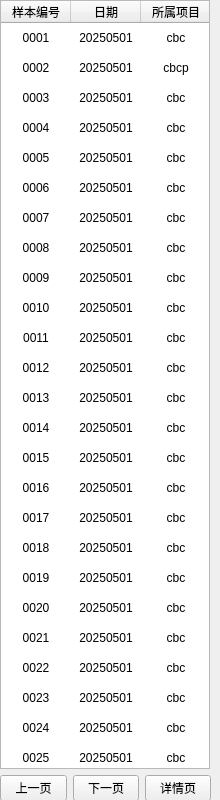
<?xml version="1.0" encoding="UTF-8"?>
<ui version="4.0">
 <class>widget</class>
 <widget class="QWidget" name="widget">
  <property name="geometry">
   <rect>
    <x>0</x>
    <y>0</y>
    <width>220</width>
    <height>800</height>
   </rect>
  </property>
  <property name="minimumSize">
   <size>
    <width>220</width>
    <height>800</height>
   </size>
  </property>
  <property name="maximumSize">
   <size>
    <width>220</width>
    <height>800</height>
   </size>
  </property>
  <property name="windowTitle">
   <string>样本列表</string>
  </property>
  <widget class="QWidget" name="">
   <property name="geometry">
    <rect>
     <x>0</x>
     <y>0</y>
     <width>211</width>
     <height>801</height>
    </rect>
   </property>
   <layout class="QVBoxLayout" name="verticalLayout">
    <item>
     <widget class="QTableWidget" name="tableWidget">
      <property name="minimumSize">
       <size>
        <width>210</width>
        <height>0</height>
       </size>
      </property>
      <property name="maximumSize">
       <size>
        <width>200</width>
        <height>16777215</height>
       </size>
      </property>
      <property name="mouseTracking">
       <bool>false</bool>
      </property>
      <property name="layoutDirection">
       <enum>Qt::LeftToRight</enum>
      </property>
      <property name="autoFillBackground">
       <bool>false</bool>
      </property>
      <property name="verticalScrollBarPolicy">
       <enum>Qt::ScrollBarAlwaysOff</enum>
      </property>
      <property name="horizontalScrollBarPolicy">
       <enum>Qt::ScrollBarAlwaysOff</enum>
      </property>
      <property name="autoScroll">
       <bool>true</bool>
      </property>
      <property name="editTriggers">
       <set>QAbstractItemView::AnyKeyPressed|QAbstractItemView::DoubleClicked|QAbstractItemView::SelectedClicked</set>
      </property>
      <property name="selectionBehavior">
       <enum>QAbstractItemView::SelectRows</enum>
      </property>
      <property name="showGrid">
       <bool>false</bool>
      </property>
      <property name="gridStyle">
       <enum>Qt::SolidLine</enum>
      </property>
      <property name="wordWrap">
       <bool>true</bool>
      </property>
      <attribute name="horizontalHeaderVisible">
       <bool>true</bool>
      </attribute>
      <attribute name="horizontalHeaderCascadingSectionResizes">
       <bool>false</bool>
      </attribute>
      <attribute name="horizontalHeaderDefaultSectionSize">
       <number>70</number>
      </attribute>
      <attribute name="horizontalHeaderHighlightSections">
       <bool>true</bool>
      </attribute>
      <attribute name="verticalHeaderVisible">
       <bool>false</bool>
      </attribute>
      <row>
       <property name="text">
        <string>0001</string>
       </property>
      </row>
      <row>
       <property name="text">
        <string>0002</string>
       </property>
      </row>
      <row>
       <property name="text">
        <string>0003</string>
       </property>
      </row>
      <row>
       <property name="text">
        <string>0004</string>
       </property>
      </row>
      <row>
       <property name="text">
        <string>0005</string>
       </property>
      </row>
      <row>
       <property name="text">
        <string>0006</string>
       </property>
      </row>
      <row>
       <property name="text">
        <string>0007</string>
       </property>
      </row>
      <row>
       <property name="text">
        <string>0008</string>
       </property>
      </row>
      <row>
       <property name="text">
        <string>0009</string>
       </property>
      </row>
      <row>
       <property name="text">
        <string>0010</string>
       </property>
      </row>
      <row>
       <property name="text">
        <string>0011</string>
       </property>
      </row>
      <row>
       <property name="text">
        <string>0012</string>
       </property>
      </row>
      <row>
       <property name="text">
        <string>0013</string>
       </property>
      </row>
      <row>
       <property name="text">
        <string>0014</string>
       </property>
      </row>
      <row>
       <property name="text">
        <string>0015</string>
       </property>
      </row>
      <row>
       <property name="text">
        <string>0016</string>
       </property>
      </row>
      <row>
       <property name="text">
        <string>0017</string>
       </property>
      </row>
      <row>
       <property name="text">
        <string>0018</string>
       </property>
      </row>
      <row>
       <property name="text">
        <string>0019</string>
       </property>
      </row>
      <row>
       <property name="text">
        <string>0020</string>
       </property>
      </row>
      <row>
       <property name="text">
        <string>0021</string>
       </property>
      </row>
      <row>
       <property name="text">
        <string>0022</string>
       </property>
      </row>
      <row>
       <property name="text">
        <string>0023</string>
       </property>
      </row>
      <row>
       <property name="text">
        <string>0024</string>
       </property>
      </row>
      <row>
       <property name="text">
        <string>0025</string>
       </property>
      </row>
      <row>
       <property name="text">
        <string>0026</string>
       </property>
      </row>
      <column>
       <property name="text">
        <string>样本编号</string>
       </property>
      </column>
      <column>
       <property name="text">
        <string>日期</string>
       </property>
      </column>
      <column>
       <property name="text">
        <string>所属项目</string>
       </property>
      </column>
      <item row="0" column="0">
       <property name="text">
        <string>0001</string>
       </property>
       <property name="textAlignment">
        <set>AlignCenter</set>
       </property>
       <property name="flags">
        <set>ItemIsSelectable|ItemIsDragEnabled|ItemIsDropEnabled|ItemIsUserCheckable|ItemIsEnabled</set>
       </property>
      </item>
      <item row="0" column="1">
       <property name="text">
        <string>20250501</string>
       </property>
       <property name="textAlignment">
        <set>AlignCenter</set>
       </property>
       <property name="flags">
        <set>ItemIsSelectable|ItemIsDragEnabled|ItemIsDropEnabled|ItemIsUserCheckable|ItemIsEnabled</set>
       </property>
      </item>
      <item row="0" column="2">
       <property name="text">
        <string>cbc</string>
       </property>
       <property name="textAlignment">
        <set>AlignCenter</set>
       </property>
       <property name="flags">
        <set>ItemIsSelectable|ItemIsDragEnabled|ItemIsDropEnabled|ItemIsUserCheckable|ItemIsEnabled</set>
       </property>
      </item>
      <item row="1" column="0">
       <property name="text">
        <string>0002</string>
       </property>
       <property name="textAlignment">
        <set>AlignCenter</set>
       </property>
       <property name="flags">
        <set>ItemIsSelectable|ItemIsDragEnabled|ItemIsDropEnabled|ItemIsUserCheckable|ItemIsEnabled</set>
       </property>
      </item>
      <item row="1" column="1">
       <property name="text">
        <string>20250501</string>
       </property>
       <property name="textAlignment">
        <set>AlignCenter</set>
       </property>
       <property name="flags">
        <set>ItemIsSelectable|ItemIsDragEnabled|ItemIsDropEnabled|ItemIsUserCheckable|ItemIsEnabled</set>
       </property>
      </item>
      <item row="1" column="2">
       <property name="text">
        <string>cbcp</string>
       </property>
       <property name="textAlignment">
        <set>AlignCenter</set>
       </property>
       <property name="flags">
        <set>ItemIsSelectable|ItemIsDragEnabled|ItemIsDropEnabled|ItemIsUserCheckable|ItemIsEnabled</set>
       </property>
      </item>
      <item row="2" column="0">
       <property name="text">
        <string>0003</string>
       </property>
       <property name="textAlignment">
        <set>AlignCenter</set>
       </property>
       <property name="flags">
        <set>ItemIsSelectable|ItemIsDragEnabled|ItemIsDropEnabled|ItemIsUserCheckable|ItemIsEnabled</set>
       </property>
      </item>
      <item row="2" column="1">
       <property name="text">
        <string>20250501</string>
       </property>
       <property name="textAlignment">
        <set>AlignCenter</set>
       </property>
       <property name="flags">
        <set>ItemIsSelectable|ItemIsDragEnabled|ItemIsDropEnabled|ItemIsUserCheckable|ItemIsEnabled</set>
       </property>
      </item>
      <item row="2" column="2">
       <property name="text">
        <string>cbc</string>
       </property>
       <property name="textAlignment">
        <set>AlignCenter</set>
       </property>
       <property name="flags">
        <set>ItemIsSelectable|ItemIsDragEnabled|ItemIsDropEnabled|ItemIsUserCheckable|ItemIsEnabled</set>
       </property>
      </item>
      <item row="3" column="0">
       <property name="text">
        <string>0004</string>
       </property>
       <property name="textAlignment">
        <set>AlignCenter</set>
       </property>
       <property name="flags">
        <set>ItemIsSelectable|ItemIsDragEnabled|ItemIsDropEnabled|ItemIsUserCheckable|ItemIsEnabled</set>
       </property>
      </item>
      <item row="3" column="1">
       <property name="text">
        <string>20250501</string>
       </property>
       <property name="textAlignment">
        <set>AlignCenter</set>
       </property>
       <property name="flags">
        <set>ItemIsSelectable|ItemIsDragEnabled|ItemIsDropEnabled|ItemIsUserCheckable|ItemIsEnabled</set>
       </property>
      </item>
      <item row="3" column="2">
       <property name="text">
        <string>cbc</string>
       </property>
       <property name="textAlignment">
        <set>AlignCenter</set>
       </property>
       <property name="flags">
        <set>ItemIsSelectable|ItemIsDragEnabled|ItemIsDropEnabled|ItemIsUserCheckable|ItemIsEnabled</set>
       </property>
      </item>
      <item row="4" column="0">
       <property name="text">
        <string>0005</string>
       </property>
       <property name="textAlignment">
        <set>AlignCenter</set>
       </property>
       <property name="flags">
        <set>ItemIsSelectable|ItemIsDragEnabled|ItemIsDropEnabled|ItemIsUserCheckable|ItemIsEnabled</set>
       </property>
      </item>
      <item row="4" column="1">
       <property name="text">
        <string>20250501</string>
       </property>
       <property name="textAlignment">
        <set>AlignCenter</set>
       </property>
       <property name="flags">
        <set>ItemIsSelectable|ItemIsDragEnabled|ItemIsDropEnabled|ItemIsUserCheckable|ItemIsEnabled</set>
       </property>
      </item>
      <item row="4" column="2">
       <property name="text">
        <string>cbc</string>
       </property>
       <property name="textAlignment">
        <set>AlignCenter</set>
       </property>
       <property name="flags">
        <set>ItemIsSelectable|ItemIsDragEnabled|ItemIsDropEnabled|ItemIsUserCheckable|ItemIsEnabled</set>
       </property>
      </item>
      <item row="5" column="0">
       <property name="text">
        <string>0006</string>
       </property>
       <property name="textAlignment">
        <set>AlignCenter</set>
       </property>
       <property name="flags">
        <set>ItemIsSelectable|ItemIsDragEnabled|ItemIsDropEnabled|ItemIsUserCheckable|ItemIsEnabled</set>
       </property>
      </item>
      <item row="5" column="1">
       <property name="text">
        <string>20250501</string>
       </property>
       <property name="textAlignment">
        <set>AlignCenter</set>
       </property>
       <property name="flags">
        <set>ItemIsSelectable|ItemIsDragEnabled|ItemIsDropEnabled|ItemIsUserCheckable|ItemIsEnabled</set>
       </property>
      </item>
      <item row="5" column="2">
       <property name="text">
        <string>cbc</string>
       </property>
       <property name="textAlignment">
        <set>AlignCenter</set>
       </property>
       <property name="flags">
        <set>ItemIsSelectable|ItemIsDragEnabled|ItemIsDropEnabled|ItemIsUserCheckable|ItemIsEnabled</set>
       </property>
      </item>
      <item row="6" column="0">
       <property name="text">
        <string>0007</string>
       </property>
       <property name="textAlignment">
        <set>AlignCenter</set>
       </property>
       <property name="flags">
        <set>ItemIsSelectable|ItemIsDragEnabled|ItemIsDropEnabled|ItemIsUserCheckable|ItemIsEnabled</set>
       </property>
      </item>
      <item row="6" column="1">
       <property name="text">
        <string>20250501</string>
       </property>
       <property name="textAlignment">
        <set>AlignCenter</set>
       </property>
       <property name="flags">
        <set>ItemIsSelectable|ItemIsDragEnabled|ItemIsDropEnabled|ItemIsUserCheckable|ItemIsEnabled</set>
       </property>
      </item>
      <item row="6" column="2">
       <property name="text">
        <string>cbc</string>
       </property>
       <property name="textAlignment">
        <set>AlignCenter</set>
       </property>
       <property name="flags">
        <set>ItemIsSelectable|ItemIsDragEnabled|ItemIsDropEnabled|ItemIsUserCheckable|ItemIsEnabled</set>
       </property>
      </item>
      <item row="7" column="0">
       <property name="text">
        <string>0008</string>
       </property>
       <property name="textAlignment">
        <set>AlignCenter</set>
       </property>
       <property name="flags">
        <set>ItemIsSelectable|ItemIsDragEnabled|ItemIsDropEnabled|ItemIsUserCheckable|ItemIsEnabled</set>
       </property>
      </item>
      <item row="7" column="1">
       <property name="text">
        <string>20250501</string>
       </property>
       <property name="textAlignment">
        <set>AlignCenter</set>
       </property>
       <property name="flags">
        <set>ItemIsSelectable|ItemIsDragEnabled|ItemIsDropEnabled|ItemIsUserCheckable|ItemIsEnabled</set>
       </property>
      </item>
      <item row="7" column="2">
       <property name="text">
        <string>cbc</string>
       </property>
       <property name="textAlignment">
        <set>AlignCenter</set>
       </property>
       <property name="flags">
        <set>ItemIsSelectable|ItemIsDragEnabled|ItemIsDropEnabled|ItemIsUserCheckable|ItemIsEnabled</set>
       </property>
      </item>
      <item row="8" column="0">
       <property name="text">
        <string>0009</string>
       </property>
       <property name="textAlignment">
        <set>AlignCenter</set>
       </property>
       <property name="flags">
        <set>ItemIsSelectable|ItemIsDragEnabled|ItemIsDropEnabled|ItemIsUserCheckable|ItemIsEnabled</set>
       </property>
      </item>
      <item row="8" column="1">
       <property name="text">
        <string>20250501</string>
       </property>
       <property name="textAlignment">
        <set>AlignCenter</set>
       </property>
       <property name="flags">
        <set>ItemIsSelectable|ItemIsDragEnabled|ItemIsDropEnabled|ItemIsUserCheckable|ItemIsEnabled</set>
       </property>
      </item>
      <item row="8" column="2">
       <property name="text">
        <string>cbc</string>
       </property>
       <property name="textAlignment">
        <set>AlignCenter</set>
       </property>
       <property name="flags">
        <set>ItemIsSelectable|ItemIsDragEnabled|ItemIsDropEnabled|ItemIsUserCheckable|ItemIsEnabled</set>
       </property>
      </item>
      <item row="9" column="0">
       <property name="text">
        <string>0010</string>
       </property>
       <property name="textAlignment">
        <set>AlignCenter</set>
       </property>
       <property name="flags">
        <set>ItemIsSelectable|ItemIsDragEnabled|ItemIsDropEnabled|ItemIsUserCheckable|ItemIsEnabled</set>
       </property>
      </item>
      <item row="9" column="1">
       <property name="text">
        <string>20250501</string>
       </property>
       <property name="textAlignment">
        <set>AlignCenter</set>
       </property>
       <property name="flags">
        <set>ItemIsSelectable|ItemIsDragEnabled|ItemIsDropEnabled|ItemIsUserCheckable|ItemIsEnabled</set>
       </property>
      </item>
      <item row="9" column="2">
       <property name="text">
        <string>cbc</string>
       </property>
       <property name="textAlignment">
        <set>AlignCenter</set>
       </property>
       <property name="flags">
        <set>ItemIsSelectable|ItemIsDragEnabled|ItemIsDropEnabled|ItemIsUserCheckable|ItemIsEnabled</set>
       </property>
      </item>
      <item row="10" column="0">
       <property name="text">
        <string>0011</string>
       </property>
       <property name="textAlignment">
        <set>AlignCenter</set>
       </property>
       <property name="flags">
        <set>ItemIsSelectable|ItemIsDragEnabled|ItemIsDropEnabled|ItemIsUserCheckable|ItemIsEnabled</set>
       </property>
      </item>
      <item row="10" column="1">
       <property name="text">
        <string>20250501</string>
       </property>
       <property name="textAlignment">
        <set>AlignCenter</set>
       </property>
       <property name="flags">
        <set>ItemIsSelectable|ItemIsDragEnabled|ItemIsDropEnabled|ItemIsUserCheckable|ItemIsEnabled</set>
       </property>
      </item>
      <item row="10" column="2">
       <property name="text">
        <string>cbc</string>
       </property>
       <property name="textAlignment">
        <set>AlignCenter</set>
       </property>
       <property name="flags">
        <set>ItemIsSelectable|ItemIsDragEnabled|ItemIsDropEnabled|ItemIsUserCheckable|ItemIsEnabled</set>
       </property>
      </item>
      <item row="11" column="0">
       <property name="text">
        <string>0012</string>
       </property>
       <property name="textAlignment">
        <set>AlignCenter</set>
       </property>
       <property name="flags">
        <set>ItemIsSelectable|ItemIsDragEnabled|ItemIsDropEnabled|ItemIsUserCheckable|ItemIsEnabled</set>
       </property>
      </item>
      <item row="11" column="1">
       <property name="text">
        <string>20250501</string>
       </property>
       <property name="textAlignment">
        <set>AlignCenter</set>
       </property>
       <property name="flags">
        <set>ItemIsSelectable|ItemIsDragEnabled|ItemIsDropEnabled|ItemIsUserCheckable|ItemIsEnabled</set>
       </property>
      </item>
      <item row="11" column="2">
       <property name="text">
        <string>cbc</string>
       </property>
       <property name="textAlignment">
        <set>AlignCenter</set>
       </property>
       <property name="flags">
        <set>ItemIsSelectable|ItemIsDragEnabled|ItemIsDropEnabled|ItemIsUserCheckable|ItemIsEnabled</set>
       </property>
      </item>
      <item row="12" column="0">
       <property name="text">
        <string>0013</string>
       </property>
       <property name="textAlignment">
        <set>AlignCenter</set>
       </property>
       <property name="flags">
        <set>ItemIsSelectable|ItemIsDragEnabled|ItemIsDropEnabled|ItemIsUserCheckable|ItemIsEnabled</set>
       </property>
      </item>
      <item row="12" column="1">
       <property name="text">
        <string>20250501</string>
       </property>
       <property name="textAlignment">
        <set>AlignCenter</set>
       </property>
       <property name="flags">
        <set>ItemIsSelectable|ItemIsDragEnabled|ItemIsDropEnabled|ItemIsUserCheckable|ItemIsEnabled</set>
       </property>
      </item>
      <item row="12" column="2">
       <property name="text">
        <string>cbc</string>
       </property>
       <property name="textAlignment">
        <set>AlignCenter</set>
       </property>
       <property name="flags">
        <set>ItemIsSelectable|ItemIsDragEnabled|ItemIsDropEnabled|ItemIsUserCheckable|ItemIsEnabled</set>
       </property>
      </item>
      <item row="13" column="0">
       <property name="text">
        <string>0014</string>
       </property>
       <property name="textAlignment">
        <set>AlignCenter</set>
       </property>
       <property name="flags">
        <set>ItemIsSelectable|ItemIsDragEnabled|ItemIsDropEnabled|ItemIsUserCheckable|ItemIsEnabled</set>
       </property>
      </item>
      <item row="13" column="1">
       <property name="text">
        <string>20250501</string>
       </property>
       <property name="textAlignment">
        <set>AlignCenter</set>
       </property>
       <property name="flags">
        <set>ItemIsSelectable|ItemIsDragEnabled|ItemIsDropEnabled|ItemIsUserCheckable|ItemIsEnabled</set>
       </property>
      </item>
      <item row="13" column="2">
       <property name="text">
        <string>cbc</string>
       </property>
       <property name="textAlignment">
        <set>AlignCenter</set>
       </property>
       <property name="flags">
        <set>ItemIsSelectable|ItemIsDragEnabled|ItemIsDropEnabled|ItemIsUserCheckable|ItemIsEnabled</set>
       </property>
      </item>
      <item row="14" column="0">
       <property name="text">
        <string>0015</string>
       </property>
       <property name="textAlignment">
        <set>AlignCenter</set>
       </property>
       <property name="flags">
        <set>ItemIsSelectable|ItemIsDragEnabled|ItemIsDropEnabled|ItemIsUserCheckable|ItemIsEnabled</set>
       </property>
      </item>
      <item row="14" column="1">
       <property name="text">
        <string>20250501</string>
       </property>
       <property name="textAlignment">
        <set>AlignCenter</set>
       </property>
       <property name="flags">
        <set>ItemIsSelectable|ItemIsDragEnabled|ItemIsDropEnabled|ItemIsUserCheckable|ItemIsEnabled</set>
       </property>
      </item>
      <item row="14" column="2">
       <property name="text">
        <string>cbc</string>
       </property>
       <property name="textAlignment">
        <set>AlignCenter</set>
       </property>
       <property name="flags">
        <set>ItemIsSelectable|ItemIsDragEnabled|ItemIsDropEnabled|ItemIsUserCheckable|ItemIsEnabled</set>
       </property>
      </item>
      <item row="15" column="0">
       <property name="text">
        <string>0016</string>
       </property>
       <property name="textAlignment">
        <set>AlignCenter</set>
       </property>
       <property name="flags">
        <set>ItemIsSelectable|ItemIsDragEnabled|ItemIsDropEnabled|ItemIsUserCheckable|ItemIsEnabled</set>
       </property>
      </item>
      <item row="15" column="1">
       <property name="text">
        <string>20250501</string>
       </property>
       <property name="textAlignment">
        <set>AlignCenter</set>
       </property>
       <property name="flags">
        <set>ItemIsSelectable|ItemIsDragEnabled|ItemIsDropEnabled|ItemIsUserCheckable|ItemIsEnabled</set>
       </property>
      </item>
      <item row="15" column="2">
       <property name="text">
        <string>cbc</string>
       </property>
       <property name="textAlignment">
        <set>AlignCenter</set>
       </property>
       <property name="flags">
        <set>ItemIsSelectable|ItemIsDragEnabled|ItemIsDropEnabled|ItemIsUserCheckable|ItemIsEnabled</set>
       </property>
      </item>
      <item row="16" column="0">
       <property name="text">
        <string>0017</string>
       </property>
       <property name="textAlignment">
        <set>AlignCenter</set>
       </property>
       <property name="flags">
        <set>ItemIsSelectable|ItemIsDragEnabled|ItemIsDropEnabled|ItemIsUserCheckable|ItemIsEnabled</set>
       </property>
      </item>
      <item row="16" column="1">
       <property name="text">
        <string>20250501</string>
       </property>
       <property name="textAlignment">
        <set>AlignCenter</set>
       </property>
       <property name="flags">
        <set>ItemIsSelectable|ItemIsDragEnabled|ItemIsDropEnabled|ItemIsUserCheckable|ItemIsEnabled</set>
       </property>
      </item>
      <item row="16" column="2">
       <property name="text">
        <string>cbc</string>
       </property>
       <property name="textAlignment">
        <set>AlignCenter</set>
       </property>
       <property name="flags">
        <set>ItemIsSelectable|ItemIsDragEnabled|ItemIsDropEnabled|ItemIsUserCheckable|ItemIsEnabled</set>
       </property>
      </item>
      <item row="17" column="0">
       <property name="text">
        <string>0018</string>
       </property>
       <property name="textAlignment">
        <set>AlignCenter</set>
       </property>
       <property name="flags">
        <set>ItemIsSelectable|ItemIsDragEnabled|ItemIsDropEnabled|ItemIsUserCheckable|ItemIsEnabled</set>
       </property>
      </item>
      <item row="17" column="1">
       <property name="text">
        <string>20250501</string>
       </property>
       <property name="textAlignment">
        <set>AlignCenter</set>
       </property>
       <property name="flags">
        <set>ItemIsSelectable|ItemIsDragEnabled|ItemIsDropEnabled|ItemIsUserCheckable|ItemIsEnabled</set>
       </property>
      </item>
      <item row="17" column="2">
       <property name="text">
        <string>cbc</string>
       </property>
       <property name="textAlignment">
        <set>AlignCenter</set>
       </property>
       <property name="flags">
        <set>ItemIsSelectable|ItemIsDragEnabled|ItemIsDropEnabled|ItemIsUserCheckable|ItemIsEnabled</set>
       </property>
      </item>
      <item row="18" column="0">
       <property name="text">
        <string>0019</string>
       </property>
       <property name="textAlignment">
        <set>AlignCenter</set>
       </property>
       <property name="flags">
        <set>ItemIsSelectable|ItemIsDragEnabled|ItemIsDropEnabled|ItemIsUserCheckable|ItemIsEnabled</set>
       </property>
      </item>
      <item row="18" column="1">
       <property name="text">
        <string>20250501</string>
       </property>
       <property name="textAlignment">
        <set>AlignCenter</set>
       </property>
       <property name="flags">
        <set>ItemIsSelectable|ItemIsDragEnabled|ItemIsDropEnabled|ItemIsUserCheckable|ItemIsEnabled</set>
       </property>
      </item>
      <item row="18" column="2">
       <property name="text">
        <string>cbc</string>
       </property>
       <property name="textAlignment">
        <set>AlignCenter</set>
       </property>
       <property name="flags">
        <set>ItemIsSelectable|ItemIsDragEnabled|ItemIsDropEnabled|ItemIsUserCheckable|ItemIsEnabled</set>
       </property>
      </item>
      <item row="19" column="0">
       <property name="text">
        <string>0020</string>
       </property>
       <property name="textAlignment">
        <set>AlignCenter</set>
       </property>
       <property name="flags">
        <set>ItemIsSelectable|ItemIsDragEnabled|ItemIsDropEnabled|ItemIsUserCheckable|ItemIsEnabled</set>
       </property>
      </item>
      <item row="19" column="1">
       <property name="text">
        <string>20250501</string>
       </property>
       <property name="textAlignment">
        <set>AlignCenter</set>
       </property>
       <property name="flags">
        <set>ItemIsSelectable|ItemIsDragEnabled|ItemIsDropEnabled|ItemIsUserCheckable|ItemIsEnabled</set>
       </property>
      </item>
      <item row="19" column="2">
       <property name="text">
        <string>cbc</string>
       </property>
       <property name="textAlignment">
        <set>AlignCenter</set>
       </property>
       <property name="flags">
        <set>ItemIsSelectable|ItemIsDragEnabled|ItemIsDropEnabled|ItemIsUserCheckable|ItemIsEnabled</set>
       </property>
      </item>
      <item row="20" column="0">
       <property name="text">
        <string>0021</string>
       </property>
       <property name="textAlignment">
        <set>AlignCenter</set>
       </property>
       <property name="flags">
        <set>ItemIsSelectable|ItemIsDragEnabled|ItemIsDropEnabled|ItemIsUserCheckable|ItemIsEnabled</set>
       </property>
      </item>
      <item row="20" column="1">
       <property name="text">
        <string>20250501</string>
       </property>
       <property name="textAlignment">
        <set>AlignCenter</set>
       </property>
       <property name="flags">
        <set>ItemIsSelectable|ItemIsDragEnabled|ItemIsDropEnabled|ItemIsUserCheckable|ItemIsEnabled</set>
       </property>
      </item>
      <item row="20" column="2">
       <property name="text">
        <string>cbc</string>
       </property>
       <property name="textAlignment">
        <set>AlignCenter</set>
       </property>
       <property name="flags">
        <set>ItemIsSelectable|ItemIsDragEnabled|ItemIsDropEnabled|ItemIsUserCheckable|ItemIsEnabled</set>
       </property>
      </item>
      <item row="21" column="0">
       <property name="text">
        <string>0022</string>
       </property>
       <property name="textAlignment">
        <set>AlignCenter</set>
       </property>
       <property name="flags">
        <set>ItemIsSelectable|ItemIsDragEnabled|ItemIsDropEnabled|ItemIsUserCheckable|ItemIsEnabled</set>
       </property>
      </item>
      <item row="21" column="1">
       <property name="text">
        <string>20250501</string>
       </property>
       <property name="textAlignment">
        <set>AlignCenter</set>
       </property>
       <property name="flags">
        <set>ItemIsSelectable|ItemIsDragEnabled|ItemIsDropEnabled|ItemIsUserCheckable|ItemIsEnabled</set>
       </property>
      </item>
      <item row="21" column="2">
       <property name="text">
        <string>cbc</string>
       </property>
       <property name="textAlignment">
        <set>AlignCenter</set>
       </property>
       <property name="flags">
        <set>ItemIsSelectable|ItemIsDragEnabled|ItemIsDropEnabled|ItemIsUserCheckable|ItemIsEnabled</set>
       </property>
      </item>
      <item row="22" column="0">
       <property name="text">
        <string>0023</string>
       </property>
       <property name="textAlignment">
        <set>AlignCenter</set>
       </property>
       <property name="flags">
        <set>ItemIsSelectable|ItemIsDragEnabled|ItemIsDropEnabled|ItemIsUserCheckable|ItemIsEnabled</set>
       </property>
      </item>
      <item row="22" column="1">
       <property name="text">
        <string>20250501</string>
       </property>
       <property name="textAlignment">
        <set>AlignCenter</set>
       </property>
       <property name="flags">
        <set>ItemIsSelectable|ItemIsDragEnabled|ItemIsDropEnabled|ItemIsUserCheckable|ItemIsEnabled</set>
       </property>
      </item>
      <item row="22" column="2">
       <property name="text">
        <string>cbc</string>
       </property>
       <property name="textAlignment">
        <set>AlignCenter</set>
       </property>
       <property name="flags">
        <set>ItemIsSelectable|ItemIsDragEnabled|ItemIsDropEnabled|ItemIsUserCheckable|ItemIsEnabled</set>
       </property>
      </item>
      <item row="23" column="0">
       <property name="text">
        <string>0024</string>
       </property>
       <property name="textAlignment">
        <set>AlignCenter</set>
       </property>
      </item>
      <item row="23" column="1">
       <property name="text">
        <string>20250501</string>
       </property>
       <property name="textAlignment">
        <set>AlignCenter</set>
       </property>
      </item>
      <item row="23" column="2">
       <property name="text">
        <string>cbc</string>
       </property>
       <property name="textAlignment">
        <set>AlignCenter</set>
       </property>
      </item>
      <item row="24" column="0">
       <property name="text">
        <string>0025</string>
       </property>
       <property name="textAlignment">
        <set>AlignCenter</set>
       </property>
      </item>
      <item row="24" column="1">
       <property name="text">
        <string>20250501</string>
       </property>
       <property name="textAlignment">
        <set>AlignCenter</set>
       </property>
      </item>
      <item row="24" column="2">
       <property name="text">
        <string>cbc</string>
       </property>
       <property name="textAlignment">
        <set>AlignCenter</set>
       </property>
      </item>
      <item row="25" column="0">
       <property name="text">
        <string>0026</string>
       </property>
       <property name="textAlignment">
        <set>AlignCenter</set>
       </property>
      </item>
      <item row="25" column="1">
       <property name="text">
        <string>20250501</string>
       </property>
       <property name="textAlignment">
        <set>AlignCenter</set>
       </property>
      </item>
      <item row="25" column="2">
       <property name="text">
        <string>cbc</string>
       </property>
       <property name="textAlignment">
        <set>AlignCenter</set>
       </property>
      </item>
     </widget>
    </item>
    <item>
     <layout class="QHBoxLayout" name="horizontalLayout">
      <item>
       <widget class="QPushButton" name="pushButton">
        <property name="text">
         <string>上一页</string>
        </property>
       </widget>
      </item>
      <item>
       <widget class="QPushButton" name="pushButton_2">
        <property name="text">
         <string>下一页</string>
        </property>
       </widget>
      </item>
      <item>
       <widget class="QPushButton" name="pushButton_3">
        <property name="text">
         <string>详情页</string>
        </property>
       </widget>
      </item>
     </layout>
    </item>
   </layout>
  </widget>
 </widget>
 <resources/>
 <connections/>
</ui>
